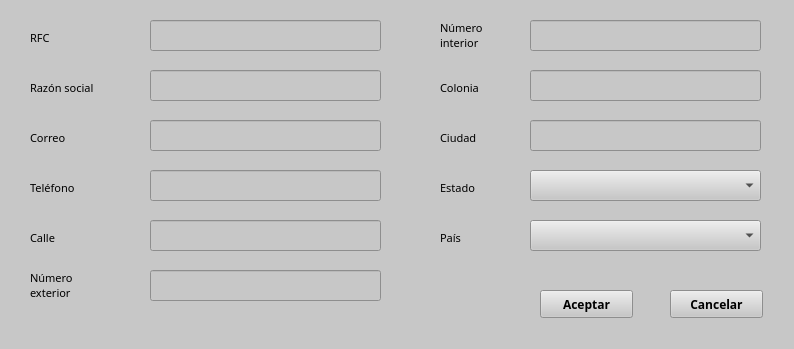
<?xml version="1.0" encoding="UTF-8"?>
<ui version="4.0">
 <class>MainWindow</class>
 <widget class="QMainWindow" name="MainWindow">
  <property name="geometry">
   <rect>
    <x>0</x>
    <y>0</y>
    <width>794</width>
    <height>349</height>
   </rect>
  </property>
  <property name="windowTitle">
   <string>MainWindow</string>
  </property>
  <property name="styleSheet">
   <string notr="true">background-color: rgb(199, 199, 199);</string>
  </property>
  <widget class="QWidget" name="centralwidget">
   <widget class="QLabel" name="label">
    <property name="geometry">
     <rect>
      <x>30</x>
      <y>30</y>
      <width>55</width>
      <height>16</height>
     </rect>
    </property>
    <property name="font">
     <font>
      <family>ITC Avant Garde Std Bk Cn</family>
      <pointsize>8</pointsize>
      <weight>50</weight>
      <bold>false</bold>
     </font>
    </property>
    <property name="text">
     <string>RFC</string>
    </property>
   </widget>
   <widget class="QLabel" name="label_2">
    <property name="geometry">
     <rect>
      <x>30</x>
      <y>80</y>
      <width>81</width>
      <height>16</height>
     </rect>
    </property>
    <property name="font">
     <font>
      <family>ITC Avant Garde Std Bk Cn</family>
      <pointsize>8</pointsize>
      <weight>50</weight>
      <bold>false</bold>
     </font>
    </property>
    <property name="text">
     <string>Razón social</string>
    </property>
   </widget>
   <widget class="QLabel" name="label_3">
    <property name="geometry">
     <rect>
      <x>30</x>
      <y>130</y>
      <width>55</width>
      <height>16</height>
     </rect>
    </property>
    <property name="font">
     <font>
      <family>ITC Avant Garde Std Bk Cn</family>
      <pointsize>8</pointsize>
      <weight>50</weight>
      <bold>false</bold>
     </font>
    </property>
    <property name="text">
     <string>Correo</string>
    </property>
   </widget>
   <widget class="QLabel" name="label_4">
    <property name="geometry">
     <rect>
      <x>30</x>
      <y>180</y>
      <width>55</width>
      <height>16</height>
     </rect>
    </property>
    <property name="font">
     <font>
      <family>ITC Avant Garde Std Bk Cn</family>
      <pointsize>8</pointsize>
      <weight>50</weight>
      <bold>false</bold>
     </font>
    </property>
    <property name="text">
     <string>Teléfono</string>
    </property>
   </widget>
   <widget class="QLabel" name="label_5">
    <property name="geometry">
     <rect>
      <x>30</x>
      <y>230</y>
      <width>55</width>
      <height>16</height>
     </rect>
    </property>
    <property name="font">
     <font>
      <family>ITC Avant Garde Std Bk Cn</family>
      <pointsize>8</pointsize>
      <weight>50</weight>
      <bold>false</bold>
     </font>
    </property>
    <property name="text">
     <string>Calle</string>
    </property>
   </widget>
   <widget class="QLabel" name="label_6">
    <property name="geometry">
     <rect>
      <x>30</x>
      <y>270</y>
      <width>55</width>
      <height>31</height>
     </rect>
    </property>
    <property name="font">
     <font>
      <family>ITC Avant Garde Std Bk Cn</family>
      <pointsize>8</pointsize>
      <weight>50</weight>
      <bold>false</bold>
     </font>
    </property>
    <property name="text">
     <string>Número
exterior</string>
    </property>
   </widget>
   <widget class="QLineEdit" name="lineEdit">
    <property name="geometry">
     <rect>
      <x>150</x>
      <y>20</y>
      <width>231</width>
      <height>31</height>
     </rect>
    </property>
   </widget>
   <widget class="QLineEdit" name="lineEdit_2">
    <property name="geometry">
     <rect>
      <x>150</x>
      <y>70</y>
      <width>231</width>
      <height>31</height>
     </rect>
    </property>
   </widget>
   <widget class="QLineEdit" name="lineEdit_3">
    <property name="geometry">
     <rect>
      <x>150</x>
      <y>120</y>
      <width>231</width>
      <height>31</height>
     </rect>
    </property>
   </widget>
   <widget class="QLineEdit" name="lineEdit_4">
    <property name="geometry">
     <rect>
      <x>150</x>
      <y>170</y>
      <width>231</width>
      <height>31</height>
     </rect>
    </property>
   </widget>
   <widget class="QLineEdit" name="lineEdit_5">
    <property name="geometry">
     <rect>
      <x>150</x>
      <y>220</y>
      <width>231</width>
      <height>31</height>
     </rect>
    </property>
   </widget>
   <widget class="QLineEdit" name="lineEdit_6">
    <property name="geometry">
     <rect>
      <x>150</x>
      <y>270</y>
      <width>231</width>
      <height>31</height>
     </rect>
    </property>
   </widget>
   <widget class="QLabel" name="label_8">
    <property name="geometry">
     <rect>
      <x>440</x>
      <y>180</y>
      <width>55</width>
      <height>16</height>
     </rect>
    </property>
    <property name="font">
     <font>
      <family>ITC Avant Garde Std Bk Cn</family>
      <pointsize>8</pointsize>
      <weight>50</weight>
      <bold>false</bold>
     </font>
    </property>
    <property name="text">
     <string>Estado</string>
    </property>
   </widget>
   <widget class="QLabel" name="label_9">
    <property name="geometry">
     <rect>
      <x>440</x>
      <y>130</y>
      <width>51</width>
      <height>16</height>
     </rect>
    </property>
    <property name="font">
     <font>
      <family>ITC Avant Garde Std Bk Cn</family>
      <pointsize>8</pointsize>
      <weight>50</weight>
      <bold>false</bold>
     </font>
    </property>
    <property name="text">
     <string>Ciudad</string>
    </property>
   </widget>
   <widget class="QLineEdit" name="lineEdit_9">
    <property name="geometry">
     <rect>
      <x>530</x>
      <y>120</y>
      <width>231</width>
      <height>31</height>
     </rect>
    </property>
   </widget>
   <widget class="QLabel" name="label_11">
    <property name="geometry">
     <rect>
      <x>440</x>
      <y>80</y>
      <width>55</width>
      <height>16</height>
     </rect>
    </property>
    <property name="font">
     <font>
      <family>ITC Avant Garde Std Bk Cn</family>
      <pointsize>8</pointsize>
      <weight>50</weight>
      <bold>false</bold>
     </font>
    </property>
    <property name="text">
     <string>Colonia</string>
    </property>
   </widget>
   <widget class="QLineEdit" name="lineEdit_11">
    <property name="geometry">
     <rect>
      <x>530</x>
      <y>70</y>
      <width>231</width>
      <height>31</height>
     </rect>
    </property>
   </widget>
   <widget class="QLabel" name="label_12">
    <property name="geometry">
     <rect>
      <x>440</x>
      <y>230</y>
      <width>55</width>
      <height>16</height>
     </rect>
    </property>
    <property name="font">
     <font>
      <family>ITC Avant Garde Std Bk Cn</family>
      <pointsize>8</pointsize>
      <weight>50</weight>
      <bold>false</bold>
     </font>
    </property>
    <property name="text">
     <string>País</string>
    </property>
   </widget>
   <widget class="QLabel" name="label_7">
    <property name="geometry">
     <rect>
      <x>440</x>
      <y>20</y>
      <width>55</width>
      <height>31</height>
     </rect>
    </property>
    <property name="font">
     <font>
      <family>ITC Avant Garde Std Bk Cn</family>
      <pointsize>8</pointsize>
      <weight>50</weight>
      <bold>false</bold>
     </font>
    </property>
    <property name="text">
     <string>Número
interior</string>
    </property>
   </widget>
   <widget class="QLineEdit" name="lineEdit_7">
    <property name="geometry">
     <rect>
      <x>530</x>
      <y>20</y>
      <width>231</width>
      <height>31</height>
     </rect>
    </property>
   </widget>
   <widget class="QComboBox" name="comboBox">
    <property name="geometry">
     <rect>
      <x>530</x>
      <y>170</y>
      <width>231</width>
      <height>31</height>
     </rect>
    </property>
   </widget>
   <widget class="QComboBox" name="comboBox_2">
    <property name="geometry">
     <rect>
      <x>530</x>
      <y>220</y>
      <width>231</width>
      <height>31</height>
     </rect>
    </property>
   </widget>
   <widget class="QPushButton" name="pushButton">
    <property name="geometry">
     <rect>
      <x>540</x>
      <y>290</y>
      <width>93</width>
      <height>28</height>
     </rect>
    </property>
    <property name="font">
     <font>
      <family>ITC Avant Garde Std Bk Cn</family>
      <pointsize>9</pointsize>
      <weight>75</weight>
      <bold>true</bold>
     </font>
    </property>
    <property name="text">
     <string>Aceptar</string>
    </property>
   </widget>
   <widget class="QPushButton" name="pushButton_2">
    <property name="geometry">
     <rect>
      <x>670</x>
      <y>290</y>
      <width>93</width>
      <height>28</height>
     </rect>
    </property>
    <property name="font">
     <font>
      <family>ITC Avant Garde Std Bk Cn</family>
      <pointsize>9</pointsize>
      <weight>75</weight>
      <bold>true</bold>
     </font>
    </property>
    <property name="text">
     <string>Cancelar</string>
    </property>
   </widget>
  </widget>
  <widget class="QStatusBar" name="statusbar"/>
 </widget>
 <resources/>
 <connections/>
</ui>
